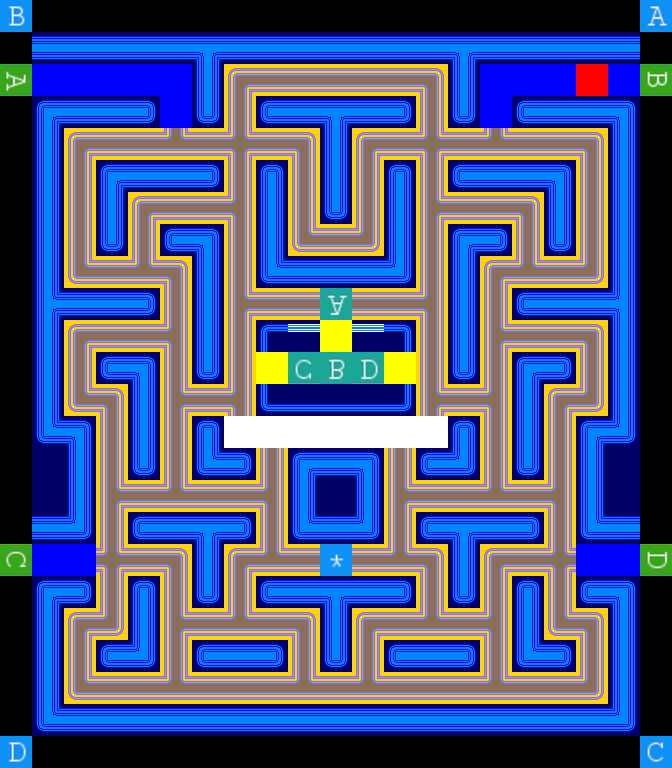

A 2D game scene composited from a Tiled map and its tileset images. What follows is a short description and the map's XML, with each tile layer's data collapsed to a summary:
An orthogonal 21x24 tile map with 32x32 px tiles, 6 tile layers (Background, Maze, Directions, MazeZones, ...), 4 tilesets.

<map version="1.5" tiledversion="1.7.2" orientation="orthogonal" renderorder="right-down" width="21" height="24" tilewidth="32" tileheight="32" infinite="0" nextlayerid="7" nextobjectid="1">
 <tileset firstgid="1" name="corners" tilewidth="32" tileheight="32" tilecount="80" columns="10">
  <image source="maps/chompermazetilesfull_blue.png" width="320" height="256" />
 </tileset>
 <tileset firstgid="81" name="location" tilewidth="32" tileheight="32" tilecount="100" columns="10">
  <image source="maps/location.png" trans="000000" width="320" height="320" />
 </tileset>
 <tileset firstgid="181" name="mazedirs" tilewidth="32" tileheight="32" tilecount="15" columns="15">
  <image source="maps/mazedirs.png" trans="000000" width="480" height="32" />
 </tileset>
 <tileset firstgid="196" name="zones" tilewidth="32" tileheight="32" tilecount="8" columns="1">
  <image source="maps/mazezones.png" trans="000000" width="32" height="256" />
 </tileset>
 <layer id="1" name="Background" width="21" height="24">
  <data>[504 cells, 418 non-empty, 1 distinct tile ids]</data>
 </layer>
 <layer id="2" name="Maze" width="21" height="24">
  <data>[504 cells, 368 non-empty, 24 distinct tile ids]</data>
 </layer>
 <layer id="4" name="Directions" width="21" height="24">
  <data>[504 cells, 212 non-empty, 13 distinct tile ids]</data>
 </layer>
 <layer id="6" name="MazeZones" width="21" height="24">
  <data>[504 cells, 33 non-empty, 4 distinct tile ids]</data>
 </layer>
 <layer id="3" name="MazeLocations" width="21" height="24">
  <data>[504 cells, 6 non-empty, 4 distinct tile ids]</data>
 </layer>
 <layer id="5" name="ArtistsLocations" width="21" height="24">
  <data>[504 cells, 13 non-empty, 13 distinct tile ids]</data>
 </layer>
</map>
